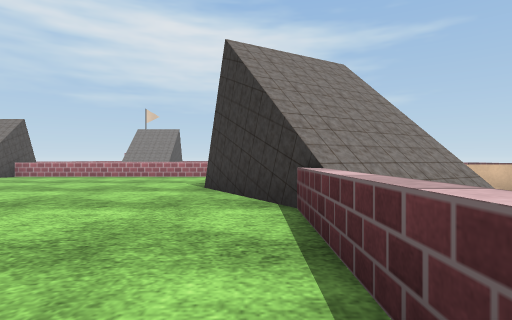
[1] (above)

17 first-person views from a walk through a scene from a Unity 3-D project. The camera is 0.59 m above the floor, looks level and sees 80° across. The floor is counted in squares, 1 m on a side. Each view is taken from the middle of a square. On the plan, view 1 faces up. The plan holds only what a view shows up to about 9 squares ahead; the rest is blank. The place goes on beyond the plan. Some surface patterns are stand-ins.

[2]
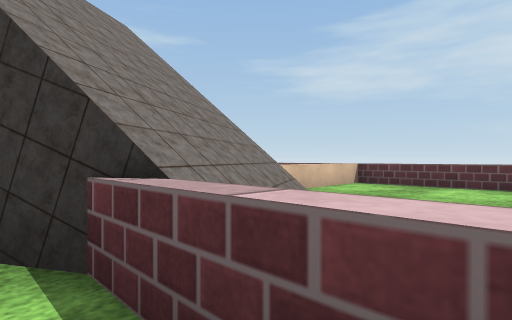

[3]
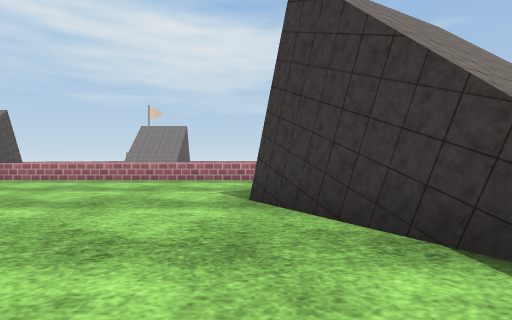

[4]
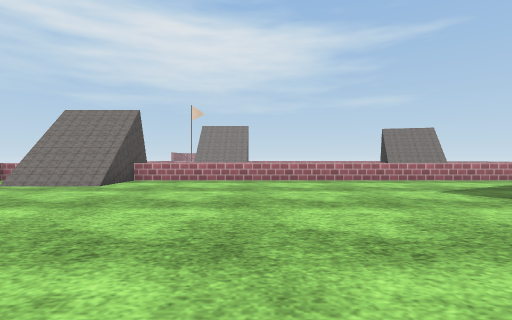

[5]
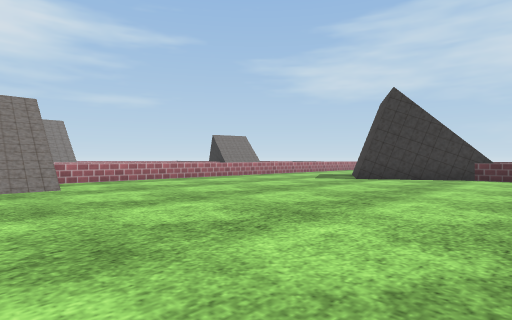

[6]
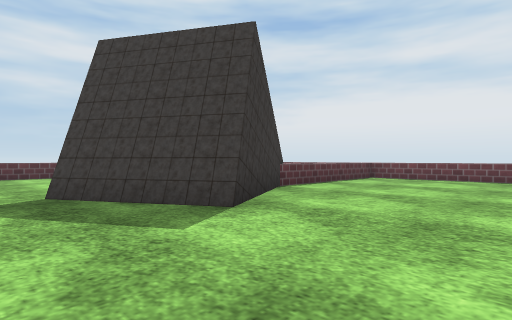

[7]
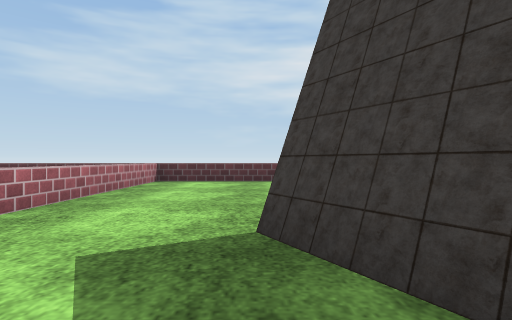

[8]
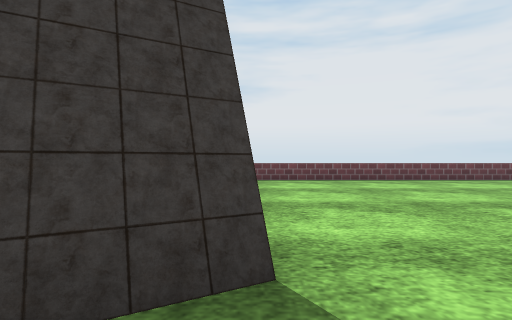

[9]
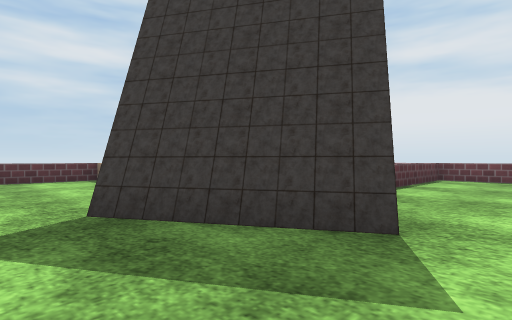

[10]
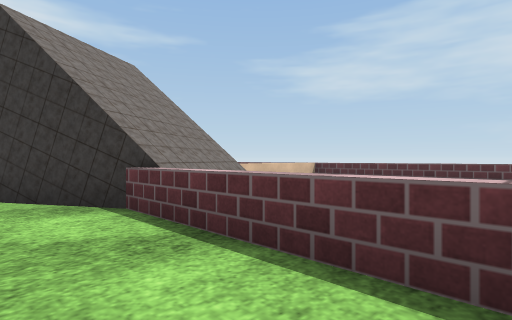

[11]
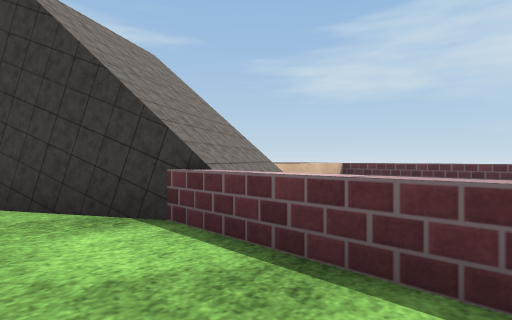

[12]
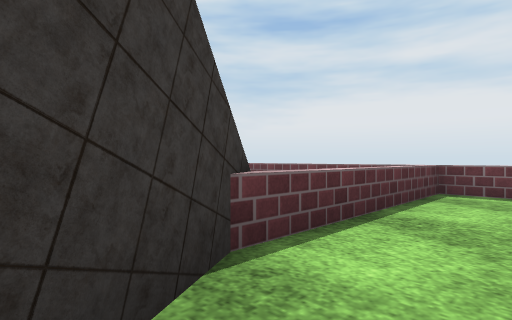

[13]
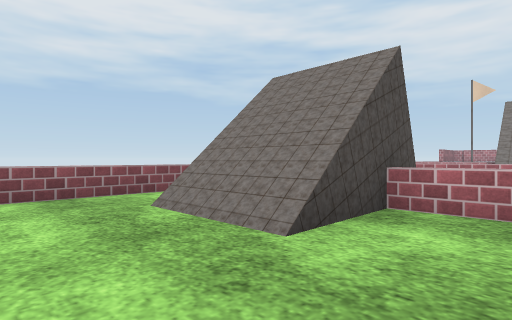

[14]
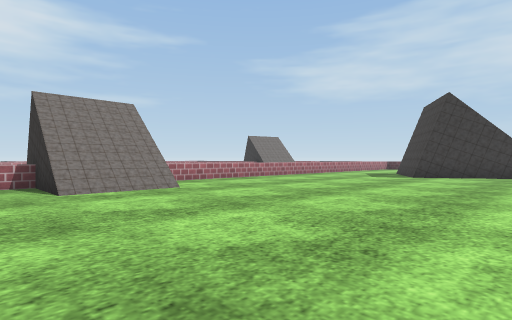

[15]
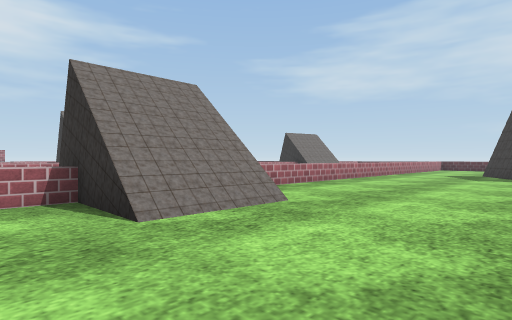

[16]
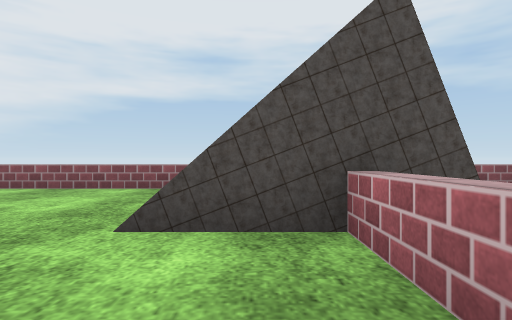

[17]
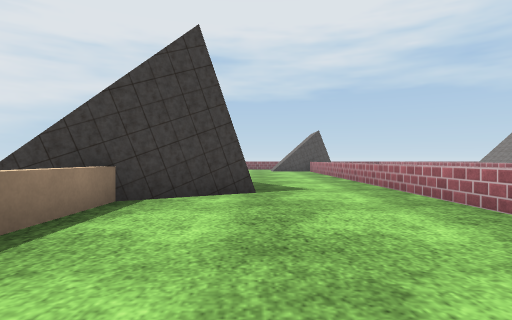

### Floor plan
Key: @ floor where view 1 was taken; # wall or solid block; . floor; / step, stairs or slope; = window, fence, low wall or low ledge; ^ raised ledge; v drop or lower ground.
Columns run from 13 left of view 1 to 8 right of it. Each row starts with its distance up from view 1.
 14                      ^
 13                      ^
 12   v v                ^
 11 #=v//================^
 10 #. //................^
  9 #.=//................^
  8 #....................^
  7 #............###.....^
  6 #...........#####====^
  5 #............#  ^ ^^^^
  4  .............^^^ ^^^^
  3  .............^   ^^^^
  2    ...........^   ^  ^
  1       ........^      ^
  0      ........@^
 -1      =========^####

Where each view was taken, in squares from view 1:
view 1: 0 up, 0 right, facing up
view 2: 2 up, 0 right, facing up-right
view 3: 2 up, 1 left, facing up
view 4: 2 up, 5 left, facing up
view 5: 2 up, 10 left, facing up-right
view 6: 9 up, 4 left, facing down-right
view 7: 8 up, 1 left, facing right
view 8: 8 up, 1 left, facing down
view 9: 9 up, 2 left, facing down-right
view 10: 0 up, 1 left, facing up-right
view 11: 1 up, 1 left, facing up-right
view 12: 5 up, 1 left, facing down-right
view 13: 7 up, 7 left, facing up-left
view 14: 3 up, 12 left, facing up-right
view 15: 6 up, 12 left, facing up-right
view 16: 10 up, 6 left, facing left
view 17: 8 up, 7 right, facing left
